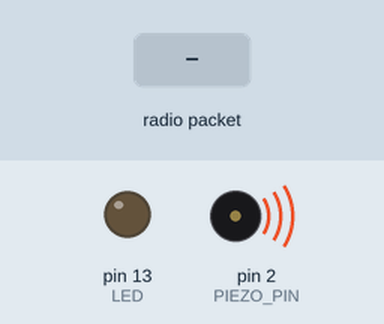
Simulated run of this sketch. Board: Arduino Uno, built with avr-gcc and run on an emulated ATmega328P. Parts: output pins drawn as LEDs (lit = HIGH), buzzer (waves = sounding). Inputs (shaded band) come from the test bench. Random numbers use the default seed unless the sketch sets one; no radio packets arrive unless stated; pins used as bus, display or sensor lines are not drawn; what the sketch prints to the serial monitor is not drawn.

Above: at 0.81 s.
At 1.2 s:
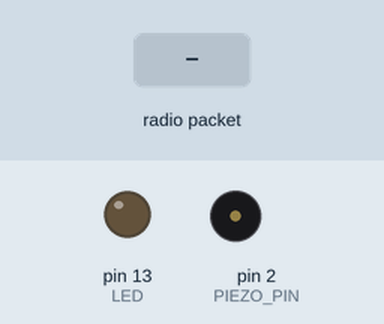
1.3 s: radio packet "1" arrives
Timing chart, 0 to 9.6 s (numbered marks = the images above; inputs shaded):
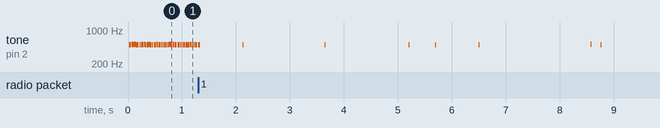

Measured:
- by itself, tone on pin 2 (PIEZO_PIN): plays 500 Hz for 0.01 s, 500 Hz for 0.01 s, 500 Hz for 0.01 s, 500 Hz for 0.01 s, 500 Hz for 0.01 s, 500 Hz for 0.01 s … (8 notes in this stretch)

The sketch:

rfm69hw-rx.ino
```cpp
#include <SPI.h>
#include <RH_RF69.h>

#include <LiquidCrystal.h>
/************ Radio Setup ***************/

// Change to 434.0 or other frequency, must match RX's freq!
#define RF69_FREQ 433.0
#define PIEZO_PIN 2
#define RFM69_SS    9  //slave select - NSS
#define RFM69_INT   3  //
#define RFM69_RST   A0  // "A"
#define LED        13

//#elif defined(ESP8266)  // ESP8266 feather w/wing
//  #define RFM69_CS    2  // "E"
//  #define RFM69_INT  15  // "B"
//  #define RFM69_RST  16  // "D"
//  #define LED         0

RH_RF69 rf69(RFM69_SS, RFM69_INT);

// Creates an LCD object. Parameters: (rs, enable, d4, d5, d6, d7)
//LiquidCrystal lcd(5, 6, 7, 8, 9, 10);

//movingAverage()
const int numReadings = 10;
int readings[numReadings];
int readIndex = 0;
long total = -1000; //sum of readings array

double signalNorm;
int geiger[5] = {300, 500 , 2500, 3000, -40};
//geigerSet[2][4] = {{fastest irregular interval, fast beep limit, slow beep limit, end of rng band(affects probability distribution), max signal strength[dBm]} , {repeat for far signal}}
int geigerSet[2][5] = {{5, 10, 20, 25, -40}, {300, 500, 2500, 3000, -100}};
//define the linear functions between the two extreme beeping speeds
double geigerSlope[5];
int randNumber = random(11, geiger[3]); // Generate a random number in the interval [50, 500]

unsigned long previousMillis = 0;
unsigned long interval = 0;

void setup() {
  Serial.begin(115200);
  //while (!Serial) delay(1); // Wait for Serial Console (comment out line if no computer)
  pinMode(LED, OUTPUT);
  pinMode(RFM69_RST, OUTPUT);
  digitalWrite(RFM69_RST, LOW);

  Serial.println("Feather RFM69 RX Test!");
  Serial.println();

  // manual reset
  digitalWrite(RFM69_RST, HIGH);
  delay(10);
  digitalWrite(RFM69_RST, LOW);
  delay(10);

  if (!rf69.init()) {
    Serial.println("RFM69 radio init failed");
    while (1);
  }
  Serial.println("RFM69 radio init OK!");

  // Defaults after init are 434.0MHz, modulation GFSK_Rb250Fd250, +13dbM (for low power module)
  // No encryption
  if (!rf69.setFrequency(RF69_FREQ)) {
    Serial.println("setFrequency failed");
  }

  // If you are using a high power RF69 eg RFM69HW, you *must* set a Tx power with the
  // ishighpowermodule flag set like this:
  rf69.setTxPower(20, true);  // range from 14-20 for power, 2nd arg must be true for 69HCW

  // The encryption key has to be the same as the one in the server
  uint8_t key[] = { 0x01, 0x02, 0x03, 0x04, 0x05, 0x06, 0x07, 0x08,
                    0x01, 0x02, 0x03, 0x04, 0x05, 0x06, 0x07, 0x08};
  rf69.setEncryptionKey(key);

  Serial.print("RFM69 radio @");  Serial.print((int)RF69_FREQ);  Serial.println(" MHz");

  // set up the LCD's number of columns and rows:
	//lcd.begin(16, 2);

	// Clears the LCD screen
	//lcd.clear();

  //fill the array for moving average with -100 dBm
  for (int i = 0; i < numReadings; i++) {
    readings[i] = -100;
  }

  //buzzer
  pinMode(PIEZO_PIN, OUTPUT);
  randomSeed(analogRead(0)); // Seed the random number generator

  // Calculate geigerSlope values
  geigerSlope[4] = geigerSet[0][4]  - geigerSet[1][4];
  geigerSlope[0] = (geigerSet[0][0] - geigerSet[1][0])/geigerSlope[4];
  geigerSlope[1] = (geigerSet[0][1] - geigerSet[1][1])/geigerSlope[4];
  geigerSlope[2] = (geigerSet[0][2] - geigerSet[1][2])/geigerSlope[4];
  geigerSlope[3] = (geigerSet[0][3] - geigerSet[1][3])/geigerSlope[4];


}

void loop() {
  geigerRF();
  buzzer();
}

void geigerRF() {
 if (rf69.available()) {
    // Should be a message for us now
    uint8_t buf[RH_RF69_MAX_MESSAGE_LEN];
    uint8_t len = sizeof(buf);
    if (rf69.recv(buf, &len)) {
      if (!len) return;
      buf[len] = 0;
      geiger[4] = movingAverage(rf69.lastRssi());
      Serial.print("Received [");
      Serial.print(len);
      Serial.print("]: ");
      Serial.println((char*)buf);
      Serial.print(geiger[4], DEC);
      /* //lcd.clear();
      lcd.setCursor(0,0);
      lcd.print((char*)buf);
      lcd.setCursor(0,1);
      lcd.print(geiger[4], DEC); */
    } else {
      Serial.println("Receive failed");
      geiger[4] = geigerSet[1][4]; //set to lowest value
    }
  }
}

int movingAverage(int input_val) {
  total = total - readings[readIndex];
  total = total + input_val;

  readings[readIndex] = input_val;

  readIndex++;
  if (readIndex >= numReadings) {
    readIndex = 0;
  }

  int average = total / numReadings;
  return average;
}

void buzzer() { //
  if (millis() - previousMillis >= interval) {

    //limit the signal values if they go out of defined bounds
    if (geiger[4] < geigerSet[1][4]) {
      geiger[4] = geigerSet[1][4];
    } else if (geiger[4] > geigerSet[0][4]) {
      geiger[4] = geigerSet[0][4];
    }
    signalNorm = geiger[4] - geigerSet[1][4];
    geiger[3] = (geigerSlope[3])*signalNorm + geigerSet[1][3];
    geiger[2] = (geigerSlope[2])*signalNorm + geigerSet[1][2];
    geiger[1] = (geigerSlope[1])*signalNorm + geigerSet[1][1];
    geiger[0] = (geigerSlope[0])*signalNorm + geigerSet[1][0];
    randNumber = random(1, geiger[3]); // Generate a random number in the interval [50, 500]

    // Ensure the random number is within the desired range [100, 300]   TADY MODIFIKOVAT INTERVALY SNIŽOVAT ELSE IF Z 800 NA 300 TŘEBA
    if (randNumber > geiger[0] && randNumber < geiger[1]) {
      randNumber = geiger[1];
    } else if (randNumber > geiger[2]) {
      randNumber = geiger[2];
    }

    if (randNumber <= geiger[0]) {
    // Play a click sound
      tone(PIEZO_PIN, 510); // Adjust the frequency as needed
      delay(10);
      noTone(PIEZO_PIN);                 //TENHLE ZVUK MI PŘIJDE NEJMÍŇ OTRAVNEJ
    } else {
      tone(PIEZO_PIN, 500); // Adjust the frequency as needed
      delay(10);
      noTone(PIEZO_PIN);                  //TENHLE ZVUK MI PŘIJDE NEJMÍŇ OTRAVNEJ
    }

    previousMillis = millis();
    interval = randNumber;
  }

}
```
